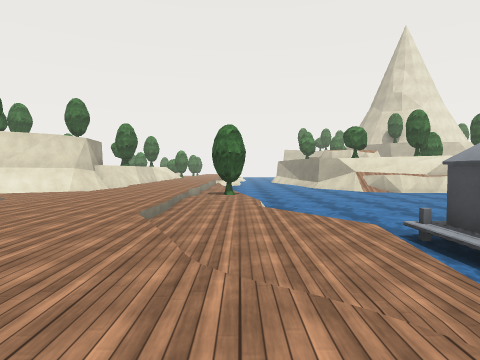
View 1 (above)

17 first-person views from a walk through a Unity game level. The camera is 1.3 m above the floor, tilts 2° down and sees 75° across. Doors are open. The floor is counted in squares, 2.16 m on a side. Each view is taken from the middle of a square. On the plan, view 1 faces up. The plan holds only what a view shows up to about 9 squares ahead; the rest is blank. The place goes on beyond the plan. The player is left out. Some surface patterns are stand-ins.

View 2
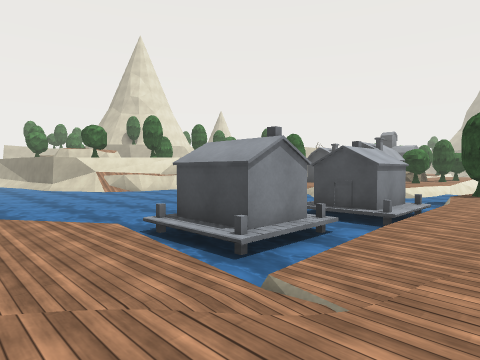

View 3
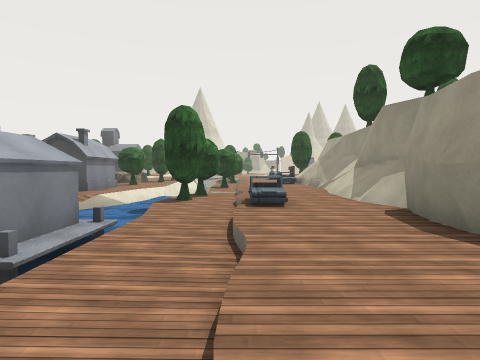

View 4
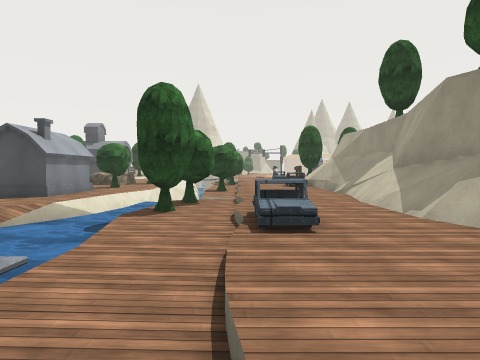

View 5
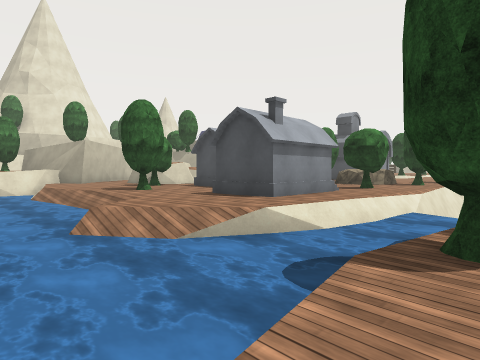

View 6
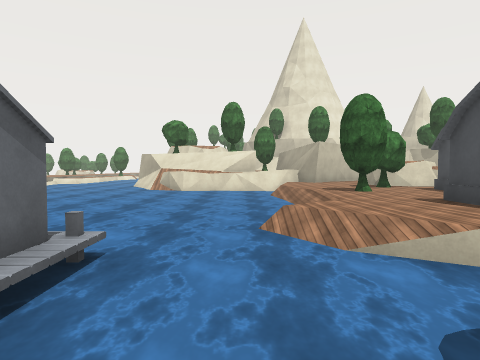

View 7
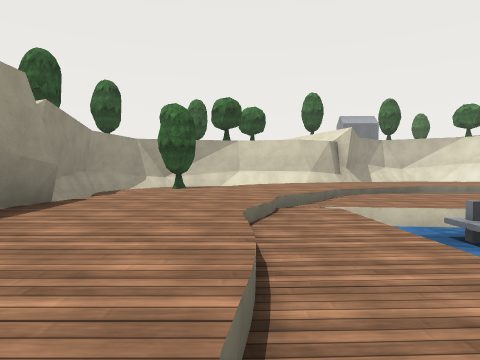

View 8
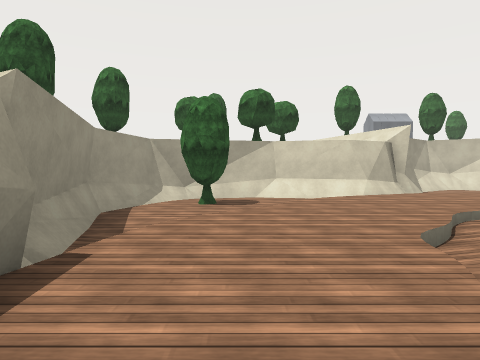

View 9
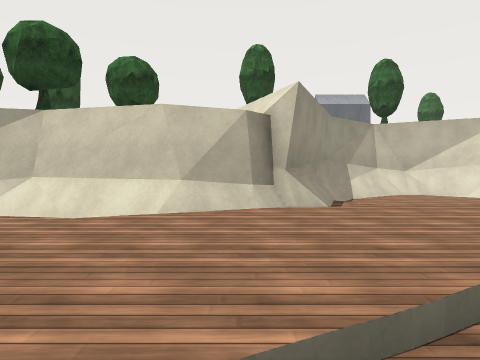

View 10
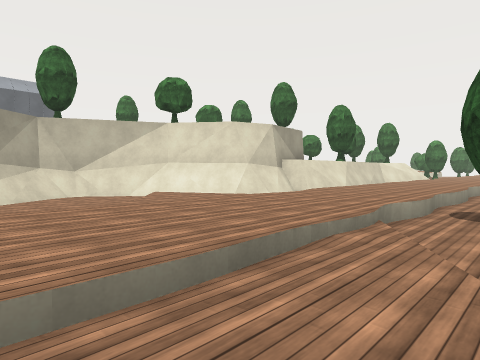

View 11
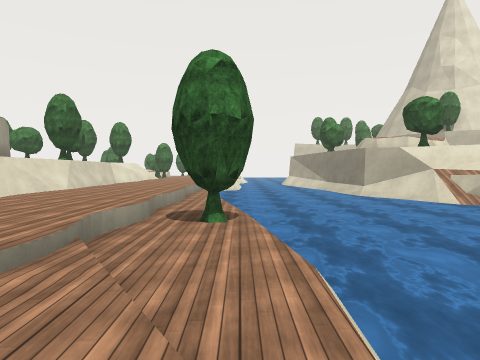

View 12
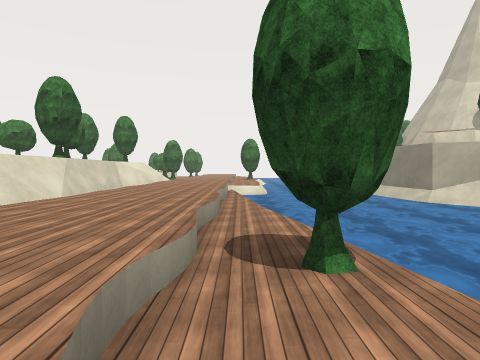

View 13
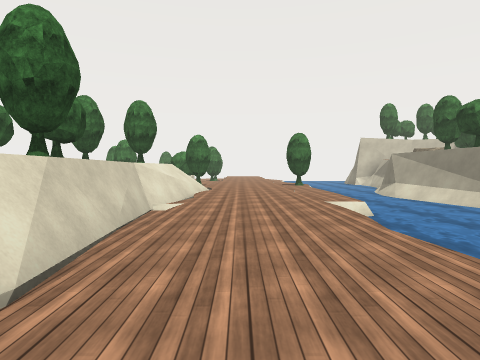

View 14
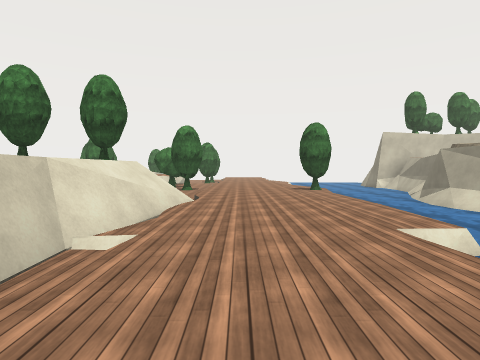

View 15
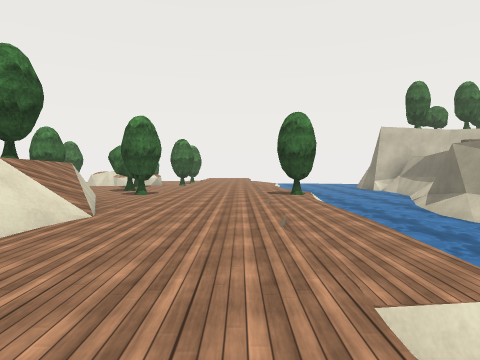

View 16
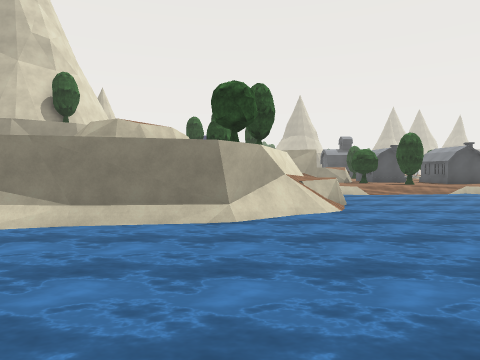

View 17
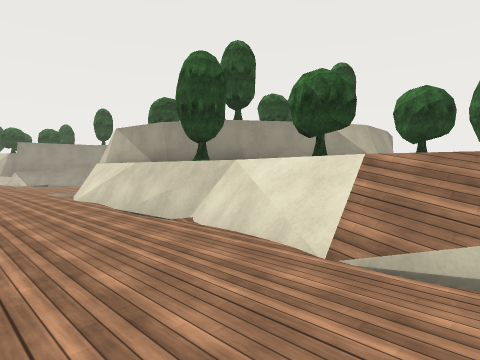

### Floor plan
Key: @ floor where view 1 was taken; # wall or solid block; . main floor; - floor 0.25 m lower than the main floor; _ floor 0.5 m lower than the main floor; / step, stairs or slope; = window, fence, low wall or low ledge; ≈ water the walk keeps out of; ^ raised ledge; v drop or lower ground; O other object.
Columns run from 12 left of view 1 to 19 right of it. Each row starts with its distance up from view 1.
 26        O/..OO≈≈#
 25        -/..//≈≈#
 24       ///..-≈≈≈#
 23      OO=/..-≈≈≈#
 22        //..-≈≈≈#
 21 OO     //..-≈≈≈##
 20   OO   //..-≈≈≈≈#
 19        =/..-≈≈≈≈#
 18  ##    =/..≈≈≈≈≈#
 17       O#/..≈≈≈≈≈#
 16        #/../≈≈≈≈##
 15      # #/.._≈≈≈≈≈###
 14      # #/.._≈≈≈≈≈≈^^
 13       ##=.._≈≈≈≈≈≈≈^
 12       #==.._≈≈≈≈≈≈≈≈  ≈
 11      ##=/..__≈≈≈≈≈≈≈ ≈≈
 10     ##__/.._O≈≈≈≈≈≈≈≈≈≈--O#
  9    ##/__/..__≈≈≈≈≈≈≈≈≈≈-O-#
  8    #__///../_≈≈≈≈≈≈≈≈≈≈-O-
  7    #/___/..//≈≈≈≈≈≈≈≈≈≈---OOO
  6    ##__//..--≈≈≈≈ ≈≈≈≈≈--O O
  5     ###_/..---≈≈  ≈≈≈≈_--##OOO
  4       ##/../--≈OO OO≈≈≈--.--OO-
  3        ##../--≈OO≈OO≈≈≈≈≈≈≈vvvvv
  2        ##/../-≈≈≈≈OO≈≈OOO≈≈v
  1        ##/...//________OOO≈
  0        #/-/.@..//////O/////
 -1        #/--/......../...
 -2        ##O--_/.............
 -3         #//_/###  #######^#
 -4         ######

Where each view was taken, in squares from view 1:
view 1: 0 up, 0 right, facing up
view 2: 0 up, 0 right, facing up-right
view 3: 0 up, 3 right, facing right
view 4: 0 up, 5 right, facing right
view 5: 1 up, 8 right, facing up-right
view 6: 1 up, 9 right, facing up
view 7: 0 up, 6 right, facing left
view 8: 1 down, 4 right, facing left
view 9: 3 up, 0 right, facing left
view 10: 5 up, 0 right, facing up-left
view 11: 6 up, 0 right, facing up
view 12: 8 up, 1 left, facing up
view 13: 12 up, 3 left, facing up
view 14: 15 up, 3 left, facing up
view 15: 17 up, 2 left, facing up
view 16: 16 up, 2 left, facing right
view 17: 22 up, 2 left, facing down-left
